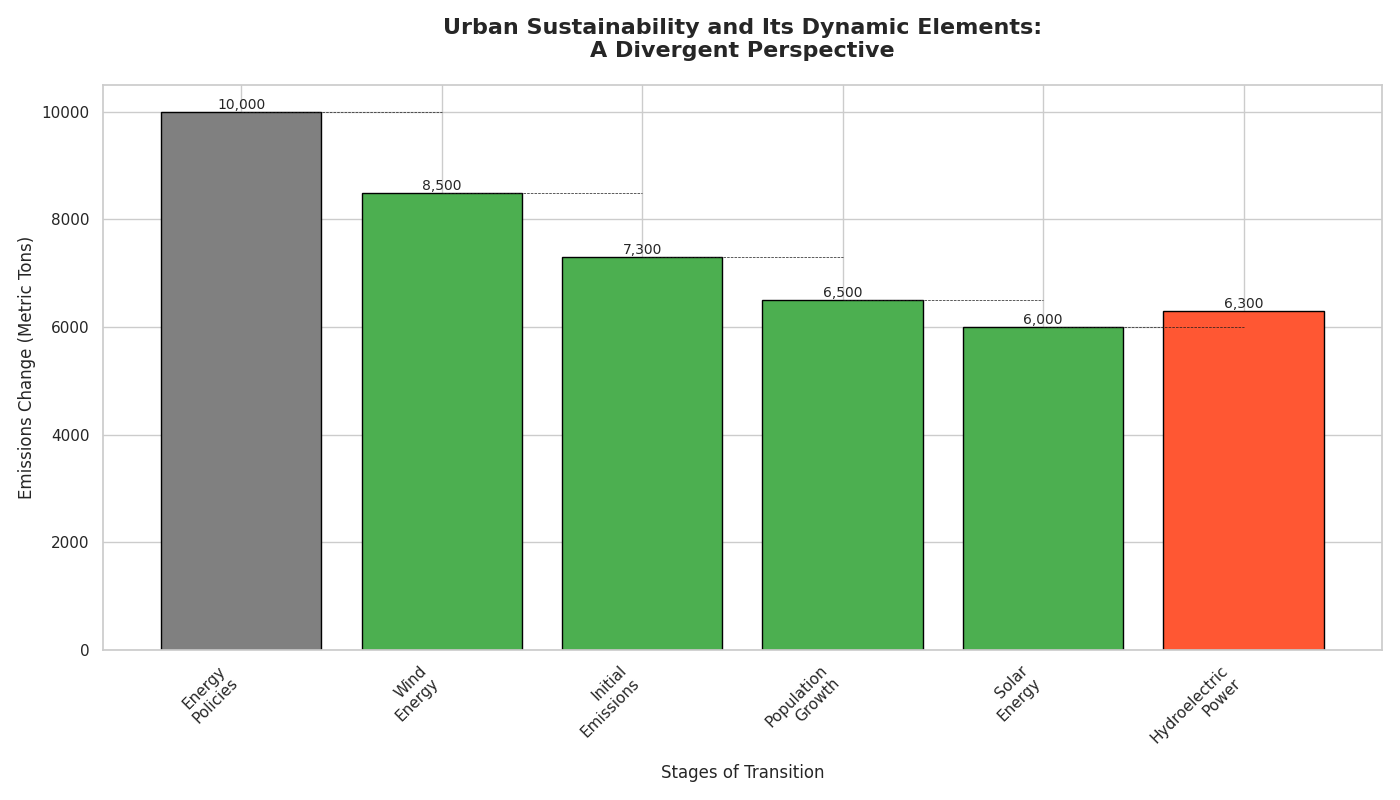

Python code for this plot:
import matplotlib.pyplot as plt
import numpy as np

initial_emissions = 10000
emissions_changes = np.array([-1500, -1200, -800, -500, 300])

emissions_positions = np.zeros(len(emissions_changes) + 1)
emissions_positions[0] = initial_emissions
for i in range(1, len(emissions_positions)):
    emissions_positions[i] = emissions_positions[i-1] + emissions_changes[i-1]

# Shuffled labels for each stage to randomize their order/appearance
stages = [
    'Energy\nPolicies',
    'Wind\nEnergy',
    'Initial\nEmissions',
    'Population\nGrowth',
    'Solar\nEnergy',
    'Hydroelectric\nPower'
]

colors = ['#4CAF50' if x < 0 else '#FF5733' for x in emissions_changes]
colors = ['#808080'] + colors

fig, ax = plt.subplots(figsize=(14, 8))
bars = ax.bar(stages, emissions_positions, color=colors, edgecolor='black')

for i in range(1, len(emissions_positions)):
    ax.plot([i-1, i], [emissions_positions[i-1], emissions_positions[i-1]], "k--", linewidth=0.5)

for bar, pos in zip(bars, emissions_positions):
    yval = bar.get_height()
    ax.text(bar.get_x() + bar.get_width()/2, yval, f"{pos:,.0f}", ha='center', va='bottom' if yval >= 0 else 'top', fontsize=10)

# Changes to title and labels based on random alteration
ax.set_title("Urban Sustainability and Its Dynamic Elements:\nA Divergent Perspective", fontsize=16, fontweight='bold', pad=20)
ax.set_ylabel('Emissions Change (Metric Tons)', fontsize=12)
ax.set_xlabel('Stages of Transition', fontsize=12)

plt.xticks(rotation=45, ha='right')
plt.tight_layout()
plt.show()
